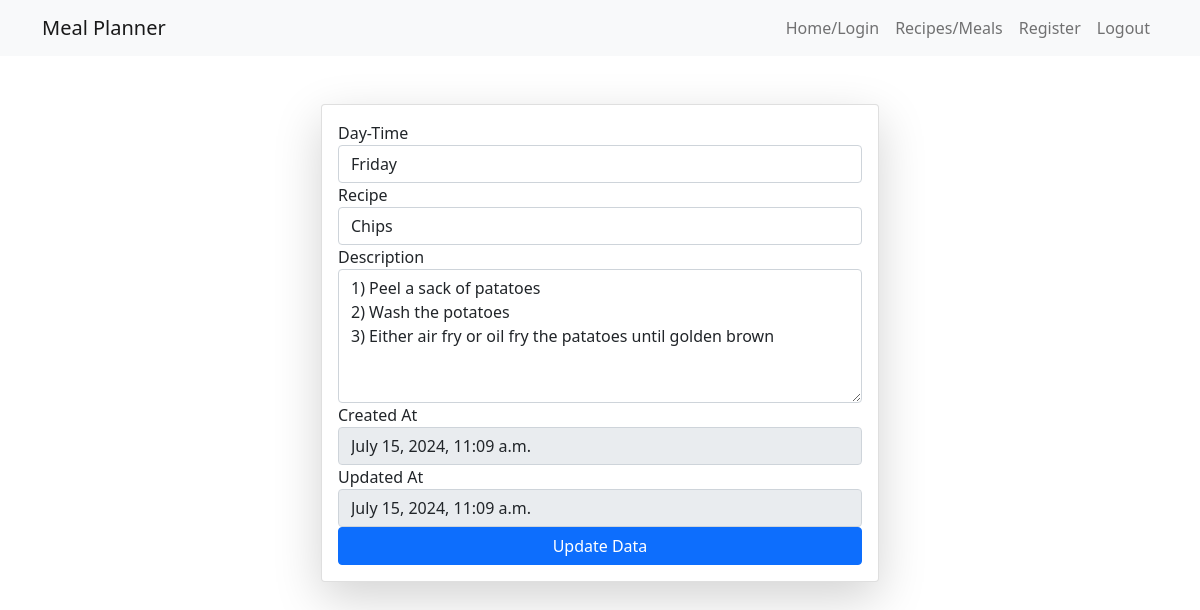
Screenshot of /update_recipe/4 (signed in) with the database file from the repository.
### home/models.py (models this page shows)
class Recipe(models.Model):
    user = models.ForeignKey(User, on_delete=models.SET_NULL, null=True, blank=True)
    day = models.CharField(max_length=100, default='something')
    name = models.CharField(max_length=100, default='something')
    description = models.CharField(max_length=100, default='something')
    created_at = models.DateTimeField(auto_now_add=True)
    updated_at = models.DateTimeField(auto_now=True)

### home/views.py (the view, shortened to what this page needs)
# urls.py: path('update_recipe/<id>', views.update_recipe, name='update_recipe'),
@login_required(login_url='/login/')
def update_recipe(request, id):
    queryset = Recipe.objects.get(id=id)
    context = {'recipe': queryset}
    return render(request, 'update_recipe.html', context)

### home/templates/update_recipe.html (shortened to what this page needs)
{% extends "base.html" %}
{% block start %}
<link href="https://cdn.jsdelivr.net/npm/bootstrap@5.0.2/dist/css/bootstrap.min.css" rel="stylesheet"
>
<div class="container mt-5">
    <form class="col-sm-12 col-md-6 mx-auto card p-3 shadow-lg" method="post" enctype="multipart/form-data">
        <div class="form-group">
            <label for="dayInput">Day-Time</label>
            <input type="text" id="dayInput" name="day" value="{{recipe.day}}" class="form-control" required>
        </div>
        <div class="form-group">
            <label for="recipeInput">Recipe</label>
            <input id="recipeInput" name="name" type="text" value="{{recipe.name}}" class="form-control" required>
        </div>
        <div class="form-group">
            <label for="descriptionInput">Description</label>
            <textarea id="descriptionInput" name="description" rows="5" cols="30" class="form-control">{{recipe.description}}</textarea>
        </div>
        <div class="form-group">
            <label for="createdAt">Created At</label>
            <input type="text" id="createdAt" value="{{ recipe.created_at }}" class="form-control" readonly>
        </div>
        <div class="form-group">
            <label for="updatedAt">Updated At</label>
            <input type="text" id="updatedAt" value="{{ recipe.updated_at }}" class="form-control" readonly>
        </div>
        <button type="submit" class="btn btn-primary">Update Data</button>
    </form>
</div>
{% endblock %}

### rows the page displays
Recipe: day "Friday", name "Chips", description "1) Peel a sack of patatoes 2) Wash the potatoes 3) Either air fry or oil fry the patatoes until golden brown", created_at "July 15, 2024, 11:09 a.m.", updated_at "July 15, 2024, 11:09 a.m."
